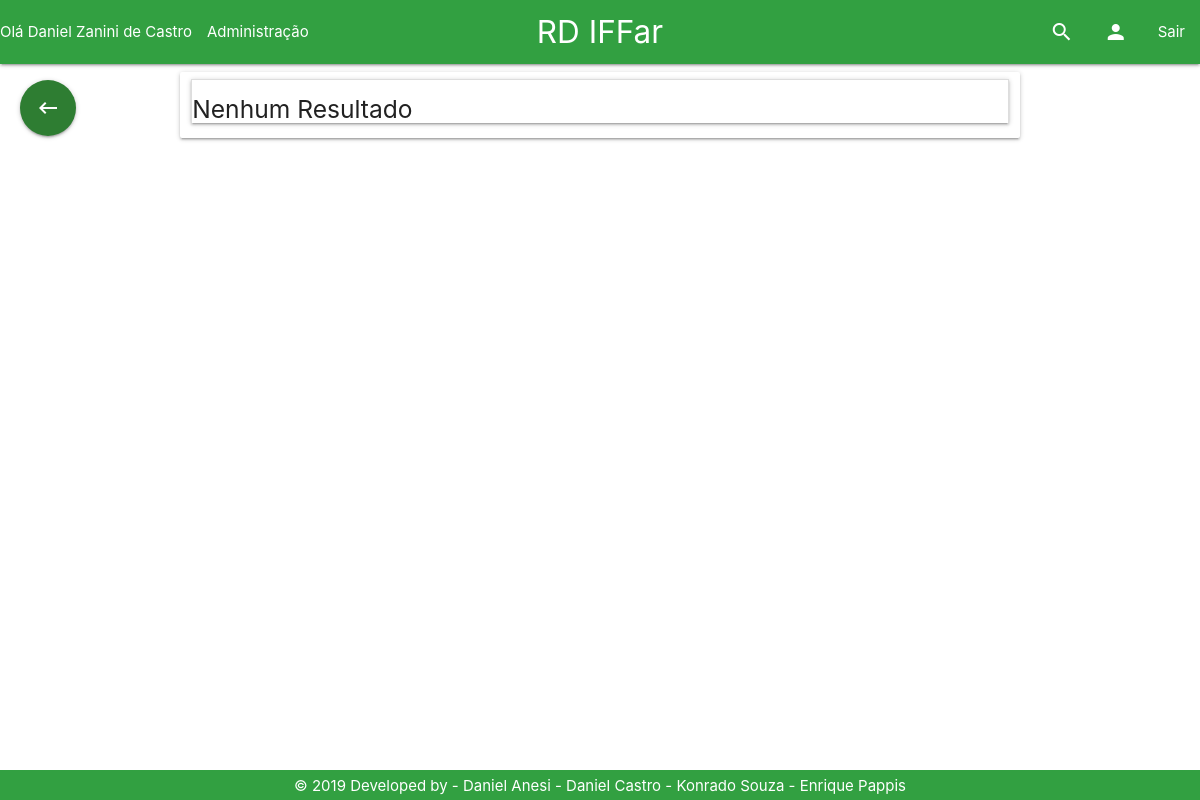
The app's page /Tela/producaoCientifica.php (signed in), older data.
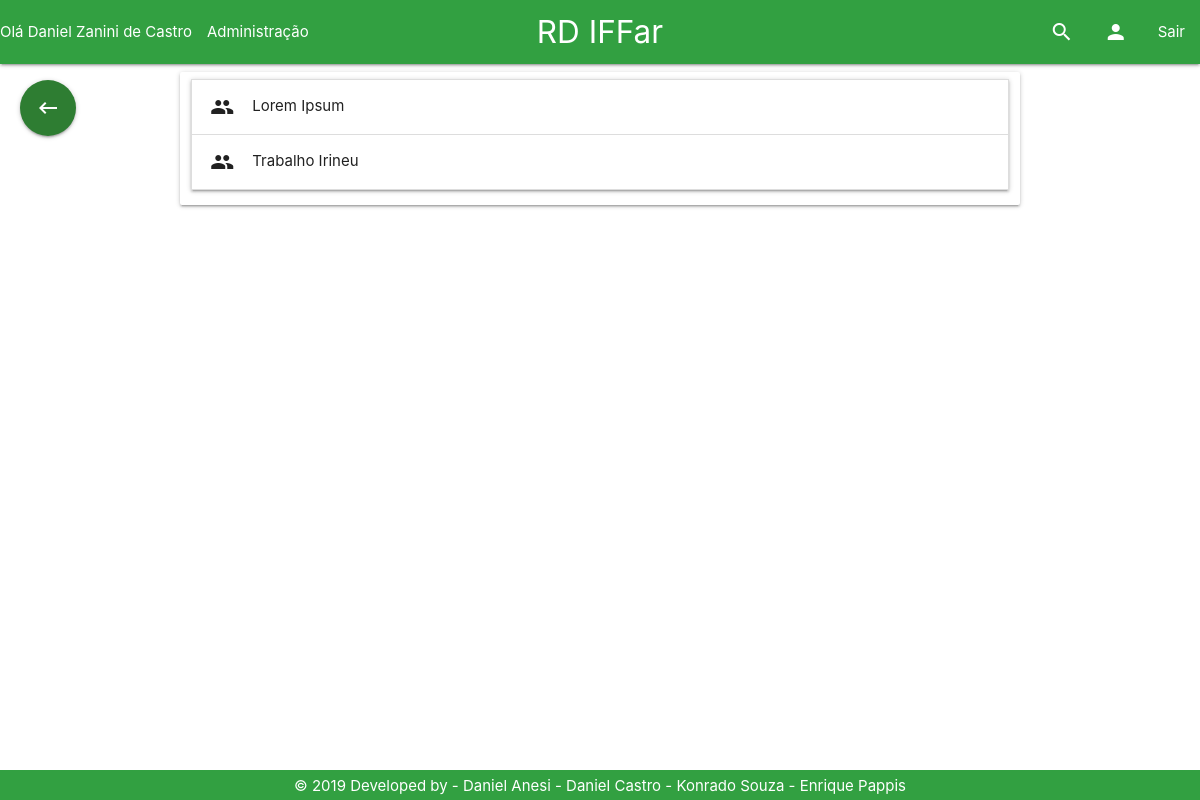
The same page, newer data.
### tables this page shows
CREATE TABLE `trabalho` (
  `id_trabalho` int(11) NOT NULL,
  `id_usuario` int(11) NOT NULL,
  `nome` varchar(200) NOT NULL,
  `resumo` varchar(4500) NOT NULL,
  `categoria` varchar(20) NOT NULL,
  `autores` varchar(200) NOT NULL,
  `orientadores` varchar(200) DEFAULT NULL,
  `coorientadores` varchar(200) DEFAULT NULL,
  `palavras_chave` varchar(100) NOT NULL,
  `data_submissao` varchar(40) DEFAULT NULL,
  `caminho` varchar(80) NOT NULL,
  `id_turma` int(11) NOT NULL,
  `numero_acessos` int(11) DEFAULT NULL,
  `numero_downloads` int(11) DEFAULT NULL,
  `publicado` int(1) NOT NULL DEFAULT 0
);

### Controle/trabalhoPDO.php (called while the page is built, shortened)
<?php
if (realpath('./index.php')) {
    include_once './Controle/conexao.php';
    include_once './Controle/usuarioPDO.php';
    include_once './Modelo/Trabalho.php';
    include_once './Modelo/Usuario.php';
    include_once './Modelo/Email.php';
} else {
    if (realpath('../index.php')) {
        include_once '../Modelo/Trabalho.php';
    }
}
class TrabalhoPDO
{
    public function selectTrabalhoCategoria($categoria)
    {
        $con = new conexao();
        $pdo = $con->getConexao();
        $stmt = $pdo->prepare('select * from trabalho where categoria = :categoria and publicado = 1;');
        $stmt->bindValue(':categoria', $categoria);
        $stmt->execute();
        if ($stmt->rowCount() > 0) {
            return $stmt;
        } else {
            return false;
        }
    }
}

### Modelo/Trabalho.php (called while the page is built, shortened)
<?php
class trabalho{
private $nome;
public function __construct() {
    if (func_num_args() != 0) {
        $atributos = func_get_args()[0];
        }
    }
     public function getNome(){
         return $this->nome;
     }
}

### Tela/producaoCientifica.php (the view, shortened to what this page needs)
<!DOCTYPE html>
<?php
if (realpath('./index.php')) {
    include_once './Controle/conexao.php';
    include_once './Controle/trabalhoPDO.php';
    include_once './Modelo/Usuario.php';
    include_once './Modelo/Trabalho.php';
} else {
    include_once '../Controle/trabalhoPDO.php';
    include_once '../Modelo/Trabalho.php';
}
include_once '../Base/header.php';
?>
<html>
    <head>
    </head>
    <body>
    <main>
        <div class="container">
            <div class="row">
                <div class="col l12 card">
                    <ul class="collapsible">
                        <?php
                        $trabalhoListar = new trabalhoPDO();
                        $sql = $trabalhoListar->selectTrabalhoCategoria('producaocientifica');
                        if ($sql != false) {
                            while ($resultado = $sql->fetch()) {
                                $tr = new trabalho($resultado);
                                ?>
                                <li>
                                    <div class="collapsible-header"><i class="material-icons">group</i><?php echo $tr->getNome(); ?></div>
                                </li>
                                <?php
                            }
                        }else{
                            echo "<h5>Nenhum Resultado</h5>";
                        }
                        ?>
                    </ul>
                </div>
            </div>
        </div>
        </main>
        <?php
        include_once '../Base/footer.php';
        ?>
    </body>
</html>

Row changes from the older to the newer data that the page shows:
added trabalho: nome "Lorem Ipsum"
added trabalho: nome "Trabalho Irineu"
Text that changed along with them:
text no longer shown: "Nenhum Resultado"
